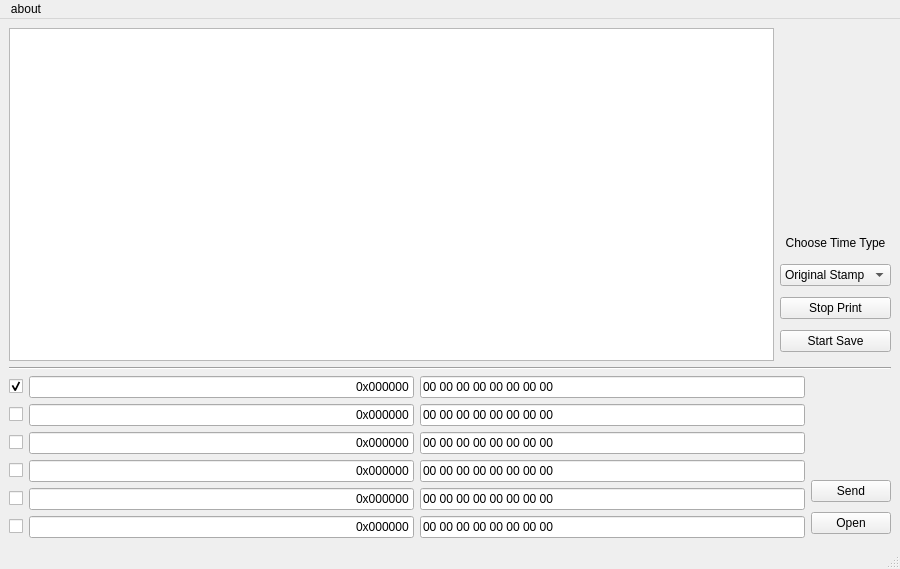
<?xml version="1.0" encoding="UTF-8"?>
<ui version="4.0">
 <class>MainWindow</class>
 <widget class="QMainWindow" name="MainWindow">
  <property name="windowModality">
   <enum>Qt::NonModal</enum>
  </property>
  <property name="geometry">
   <rect>
    <x>0</x>
    <y>0</y>
    <width>900</width>
    <height>569</height>
   </rect>
  </property>
  <property name="minimumSize">
   <size>
    <width>900</width>
    <height>569</height>
   </size>
  </property>
  <property name="maximumSize">
   <size>
    <width>900</width>
    <height>569</height>
   </size>
  </property>
  <property name="windowTitle">
   <string>EthCanGui</string>
  </property>
  <widget class="QWidget" name="centralwidget">
   <layout class="QGridLayout" name="gridLayout_3">
    <item row="0" column="0">
     <layout class="QHBoxLayout" name="horizontalLayout">
      <item>
       <widget class="QTextEdit" name="textEdit">
        <property name="font">
         <font>
          <family>Arial</family>
          <weight>75</weight>
          <bold>true</bold>
         </font>
        </property>
        <property name="mouseTracking">
         <bool>false</bool>
        </property>
       </widget>
      </item>
      <item>
       <layout class="QVBoxLayout" name="verticalLayout">
        <property name="topMargin">
         <number>200</number>
        </property>
        <item>
         <widget class="QLabel" name="label">
          <property name="maximumSize">
           <size>
            <width>16777215</width>
            <height>20</height>
           </size>
          </property>
          <property name="text">
           <string>Choose Time Type</string>
          </property>
          <property name="textFormat">
           <enum>Qt::PlainText</enum>
          </property>
          <property name="alignment">
           <set>Qt::AlignCenter</set>
          </property>
         </widget>
        </item>
        <item>
         <widget class="QComboBox" name="comboBox">
          <item>
           <property name="text">
            <string>Original Stamp</string>
           </property>
          </item>
          <item>
           <property name="text">
            <string>User Date</string>
           </property>
          </item>
         </widget>
        </item>
        <item>
         <widget class="QPushButton" name="stop_button">
          <property name="text">
           <string>Stop Print</string>
          </property>
         </widget>
        </item>
        <item>
         <widget class="QPushButton" name="save_button">
          <property name="text">
           <string>Start Save</string>
          </property>
         </widget>
        </item>
       </layout>
      </item>
     </layout>
    </item>
    <item row="1" column="0">
     <widget class="Line" name="line">
      <property name="orientation">
       <enum>Qt::Horizontal</enum>
      </property>
     </widget>
    </item>
    <item row="2" column="0">
     <layout class="QGridLayout" name="gridLayout_2">
      <item row="0" column="0">
       <layout class="QGridLayout" name="gridLayout">
        <item row="0" column="1">
         <widget class="QLineEdit" name="line_id_1">
          <property name="layoutDirection">
           <enum>Qt::LeftToRight</enum>
          </property>
          <property name="text">
           <string>0x000000</string>
          </property>
          <property name="alignment">
           <set>Qt::AlignRight|Qt::AlignTrailing|Qt::AlignVCenter</set>
          </property>
         </widget>
        </item>
        <item row="0" column="2">
         <widget class="QLineEdit" name="line_data_1">
          <property name="text">
           <string>00 00 00 00 00 00 00 00</string>
          </property>
         </widget>
        </item>
        <item row="3" column="1">
         <widget class="QLineEdit" name="line_id_4">
          <property name="text">
           <string>0x000000</string>
          </property>
          <property name="alignment">
           <set>Qt::AlignRight|Qt::AlignTrailing|Qt::AlignVCenter</set>
          </property>
         </widget>
        </item>
        <item row="5" column="0">
         <widget class="QCheckBox" name="check_send6">
          <property name="text">
           <string/>
          </property>
         </widget>
        </item>
        <item row="1" column="1">
         <widget class="QLineEdit" name="line_id_2">
          <property name="text">
           <string>0x000000</string>
          </property>
          <property name="alignment">
           <set>Qt::AlignRight|Qt::AlignTrailing|Qt::AlignVCenter</set>
          </property>
         </widget>
        </item>
        <item row="3" column="2">
         <widget class="QLineEdit" name="line_data_4">
          <property name="text">
           <string>00 00 00 00 00 00 00 00</string>
          </property>
         </widget>
        </item>
        <item row="1" column="2">
         <widget class="QLineEdit" name="line_data_2">
          <property name="text">
           <string>00 00 00 00 00 00 00 00</string>
          </property>
         </widget>
        </item>
        <item row="0" column="0">
         <widget class="QCheckBox" name="check_send1">
          <property name="text">
           <string/>
          </property>
          <property name="checked">
           <bool>true</bool>
          </property>
          <property name="tristate">
           <bool>false</bool>
          </property>
         </widget>
        </item>
        <item row="5" column="1">
         <widget class="QLineEdit" name="line_id_6">
          <property name="text">
           <string>0x000000</string>
          </property>
          <property name="alignment">
           <set>Qt::AlignRight|Qt::AlignTrailing|Qt::AlignVCenter</set>
          </property>
         </widget>
        </item>
        <item row="4" column="1">
         <widget class="QLineEdit" name="line_id_5">
          <property name="text">
           <string>0x000000</string>
          </property>
          <property name="alignment">
           <set>Qt::AlignRight|Qt::AlignTrailing|Qt::AlignVCenter</set>
          </property>
         </widget>
        </item>
        <item row="5" column="2">
         <widget class="QLineEdit" name="line_data_6">
          <property name="text">
           <string>00 00 00 00 00 00 00 00</string>
          </property>
         </widget>
        </item>
        <item row="3" column="0">
         <widget class="QCheckBox" name="check_send4">
          <property name="text">
           <string/>
          </property>
         </widget>
        </item>
        <item row="2" column="0">
         <widget class="QCheckBox" name="check_send3">
          <property name="text">
           <string/>
          </property>
         </widget>
        </item>
        <item row="4" column="2">
         <widget class="QLineEdit" name="line_data_5">
          <property name="text">
           <string>00 00 00 00 00 00 00 00</string>
          </property>
         </widget>
        </item>
        <item row="2" column="2">
         <widget class="QLineEdit" name="line_data_3">
          <property name="text">
           <string>00 00 00 00 00 00 00 00</string>
          </property>
         </widget>
        </item>
        <item row="1" column="0">
         <widget class="QCheckBox" name="check_send2">
          <property name="text">
           <string/>
          </property>
         </widget>
        </item>
        <item row="2" column="1">
         <widget class="QLineEdit" name="line_id_3">
          <property name="text">
           <string>0x000000</string>
          </property>
          <property name="alignment">
           <set>Qt::AlignRight|Qt::AlignTrailing|Qt::AlignVCenter</set>
          </property>
         </widget>
        </item>
        <item row="4" column="0">
         <widget class="QCheckBox" name="check_send5">
          <property name="text">
           <string/>
          </property>
         </widget>
        </item>
       </layout>
      </item>
      <item row="0" column="1">
       <layout class="QVBoxLayout" name="verticalLayout_2">
        <property name="sizeConstraint">
         <enum>QLayout::SetDefaultConstraint</enum>
        </property>
        <property name="leftMargin">
         <number>0</number>
        </property>
        <property name="topMargin">
         <number>100</number>
        </property>
        <property name="bottomMargin">
         <number>0</number>
        </property>
        <item>
         <widget class="QPushButton" name="send_button">
          <property name="text">
           <string>Send</string>
          </property>
         </widget>
        </item>
        <item>
         <widget class="QPushButton" name="open_button">
          <property name="text">
           <string>Open</string>
          </property>
         </widget>
        </item>
       </layout>
      </item>
     </layout>
    </item>
   </layout>
  </widget>
  <widget class="QMenuBar" name="menubar">
   <property name="geometry">
    <rect>
     <x>0</x>
     <y>0</y>
     <width>900</width>
     <height>23</height>
    </rect>
   </property>
   <widget class="QMenu" name="menuabout">
    <property name="title">
     <string>about</string>
    </property>
    <addaction name="actionversion"/>
   </widget>
   <addaction name="menuabout"/>
  </widget>
  <widget class="QStatusBar" name="statusbar"/>
  <action name="actionversion">
   <property name="text">
    <string>version</string>
   </property>
  </action>
 </widget>
 <resources/>
 <connections/>
</ui>
